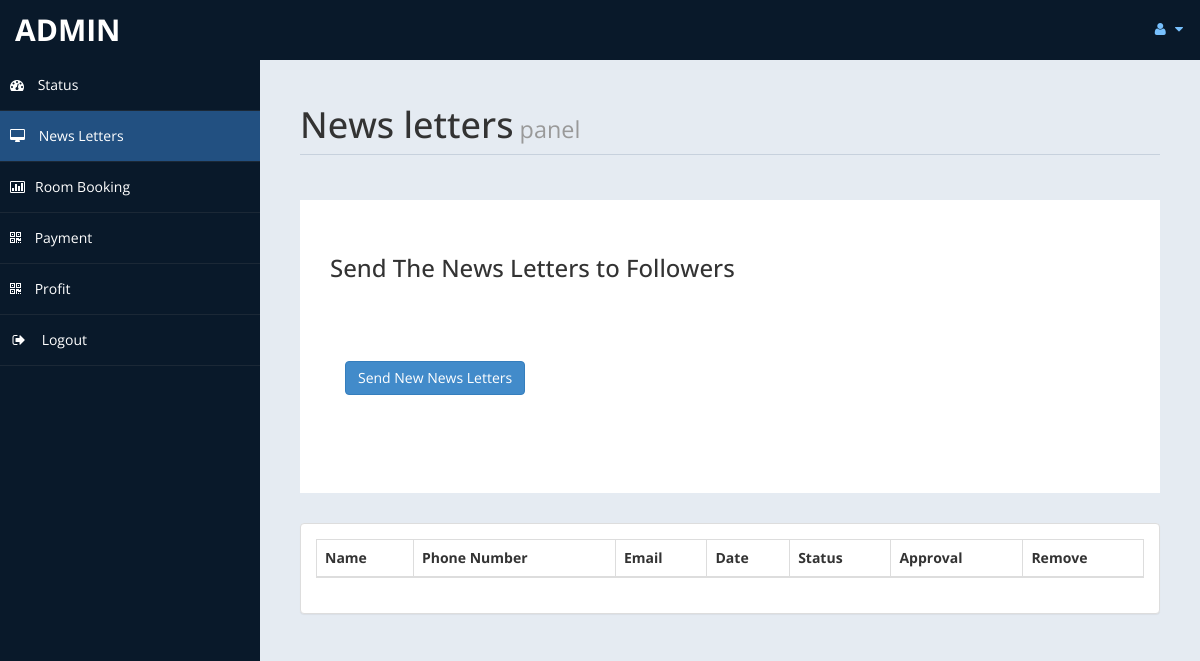
Before: /admin/messages.php (signed in) with the older database file.
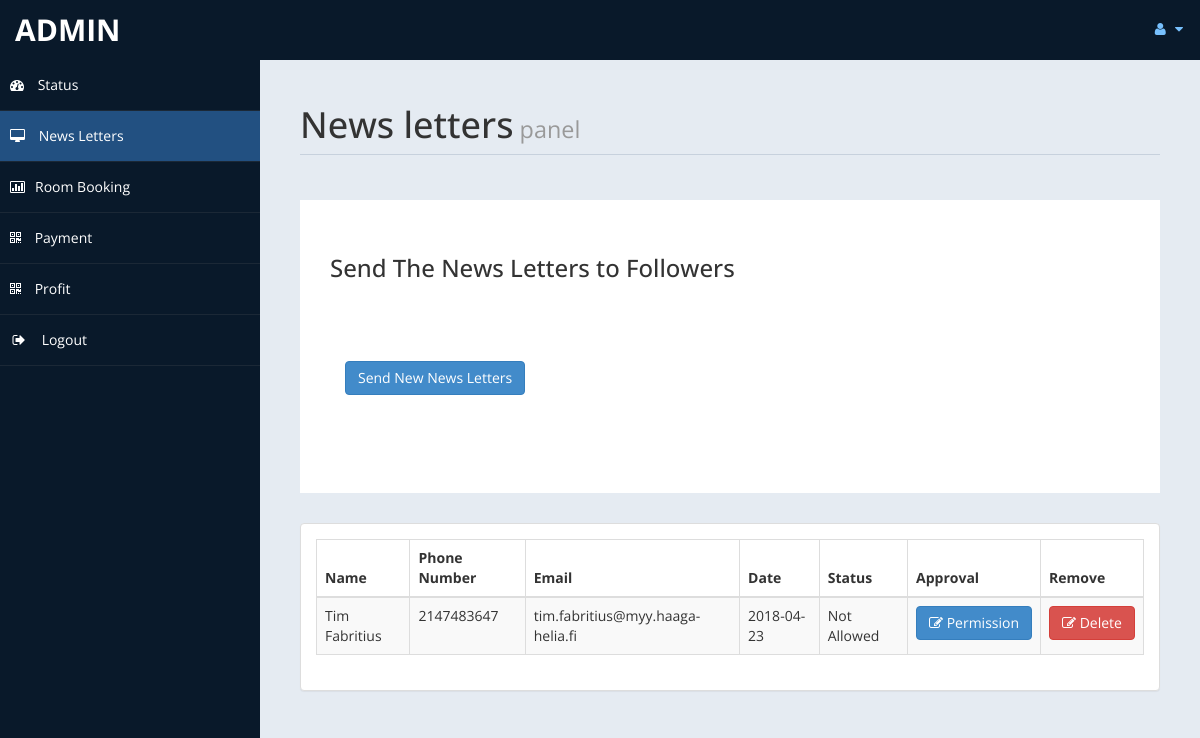
After: the same page with the newer database file.
### tables this page shows
CREATE TABLE IF NOT EXISTS `contact` (
  `id` int(10) UNSIGNED NOT NULL AUTO_INCREMENT,
  `fullname` varchar(100) DEFAULT NULL,
  `phoneno` int(10) DEFAULT NULL,
  `email` text,
  `cdate` date DEFAULT NULL,
  `approval` varchar(12) DEFAULT NULL,
  PRIMARY KEY (`id`)
);

### admin/messages.php (the view, shortened to what this page needs)
<!DOCTYPE html>
<html xmlns="http://www.w3.org/1999/xhtml">
<head>
    <link href="assets/css/bootstrap.css" rel="stylesheet" />
    <link href="assets/css/font-awesome.css" rel="stylesheet" />
    <link href="assets/css/custom-styles.css" rel="stylesheet" />
    <link href="assets/js/dataTables/dataTables.bootstrap.css" rel="stylesheet" />
</head>
<body>
    <div id="wrapper">
        <nav class="navbar navbar-default top-navbar" role="navigation">
            <div class="navbar-header">
                <a class="navbar-brand" href="home.php"><?php echo $_SESSION["user"]; ?> </a>
            </div>
            <ul class="nav navbar-top-links navbar-right">
                <li class="dropdown">
                    <a class="dropdown-toggle" data-toggle="dropdown" href="#" aria-expanded="false">
                        <i class="fa fa-user fa-fw"></i> <i class="fa fa-caret-down"></i>
                    </a>
                </li>
            </ul>
        </nav>
        <nav class="navbar-default navbar-side" role="navigation">
            <div class="sidebar-collapse">
                <ul class="nav" id="main-menu">
                    <li>
                        <a href="home.php"><i class="fa fa-dashboard"></i> Status</a>
                    </li>
                    <li>
                        <a class="active-menu" href="messages.php"><i class="fa fa-desktop"></i> News Letters</a>
                    </li>
					<li>
                        <a href="roombook.php"><i class="fa fa-bar-chart-o"></i>Room Booking</a>
                    </li>
                    <li>
                        <a href="Payment.php"><i class="fa fa-qrcode"></i> Payment</a>
                    </li>
                    <li>
                        <a  href="profit.php"><i class="fa fa-qrcode"></i> Profit</a>
                    </li>
                    <li>
                        <a href="logout.php" ><i class="fa fa-sign-out fa-fw"></i> Logout</a>
                    </li>
            </div>
        </nav>
        <div id="page-wrapper" >
            <div id="page-inner">
			 <div class="row">
                    <div class="col-md-12">
                        <h1 class="page-header">
                           News letters<small> panel</small>
                        </h1>
                    </div>
                </div>
				 <?php
				include('db.php');
			   ?>
				 <div class="row">
                <div class="col-md-12">
                    <div class="jumbotron">
                        <h3>Send The News Letters to Followers</h3>
                        <p></p>
                        <p>
						<div class="panel-body">
                            <button class="btn btn-primary btn" data-toggle="modal" data-target="#myModal">
                              Send New News Letters
                            </button>
                            </div>
                        </div>
                    </div>
                </div>
            </div>
               <?php
				$sql = "SELECT * FROM `contact`";
				$re = mysqli_query($con,$sql);
			   ?>
            <div class="row">
                <div class="col-md-12">
                    <div class="panel panel-default">
                        <div class="panel-body">
                            <div class="table-responsive">
                                <table class="table table-striped table-bordered table-hover" id="dataTables-example">
                                    <thead>
                                        <tr>
                                            <th>Name</th>
											<th>Phone Number</th>
                                            <th>Email</th>
                                            <th>Date</th>
											<th>Status</th>
											<th>Approval</th>
											<th>Remove</th>
                                        </tr>
                                    </thead>
                                    <tbody>
									<?php
										while($row = mysqli_fetch_array($re))
										{
											$id = $row['id'];
											if($id % 2 ==1 )
											{
												echo"<tr class='gradeC'>
													<td>".$row['fullname']."</td>
													<td>".$row['phoneno']."</td>
													<td>".$row['email']."</td>
													<td>".$row['cdate']."</td>
													<td>".$row['approval']."</td>
													<td><a href=newsletter.php?eid=".$id ." <button class='btn btn-primary'> <i class='fa fa-edit' ></i> Permission</button></td>
													<td><a href=newsletterdel.php?eid=".$id ." <button class='btn btn-danger'> <i class='fa fa-edit' ></i> Delete</button></td>
												</tr>";
											}
										}
									?>
                                    </tbody>
                                </table>
                            </div>
                        </div>
                    </div>
                </div>
            </div>
                </div>
            </div>
</body>
</html>

Changed rows visible on the page:
added contact: fullname "Tim Fabritius", phoneno "2147483647", email "tim.fabritius@myy.haaga-helia.fi", cdate "2018-04-23", approval "Not Allowed"
